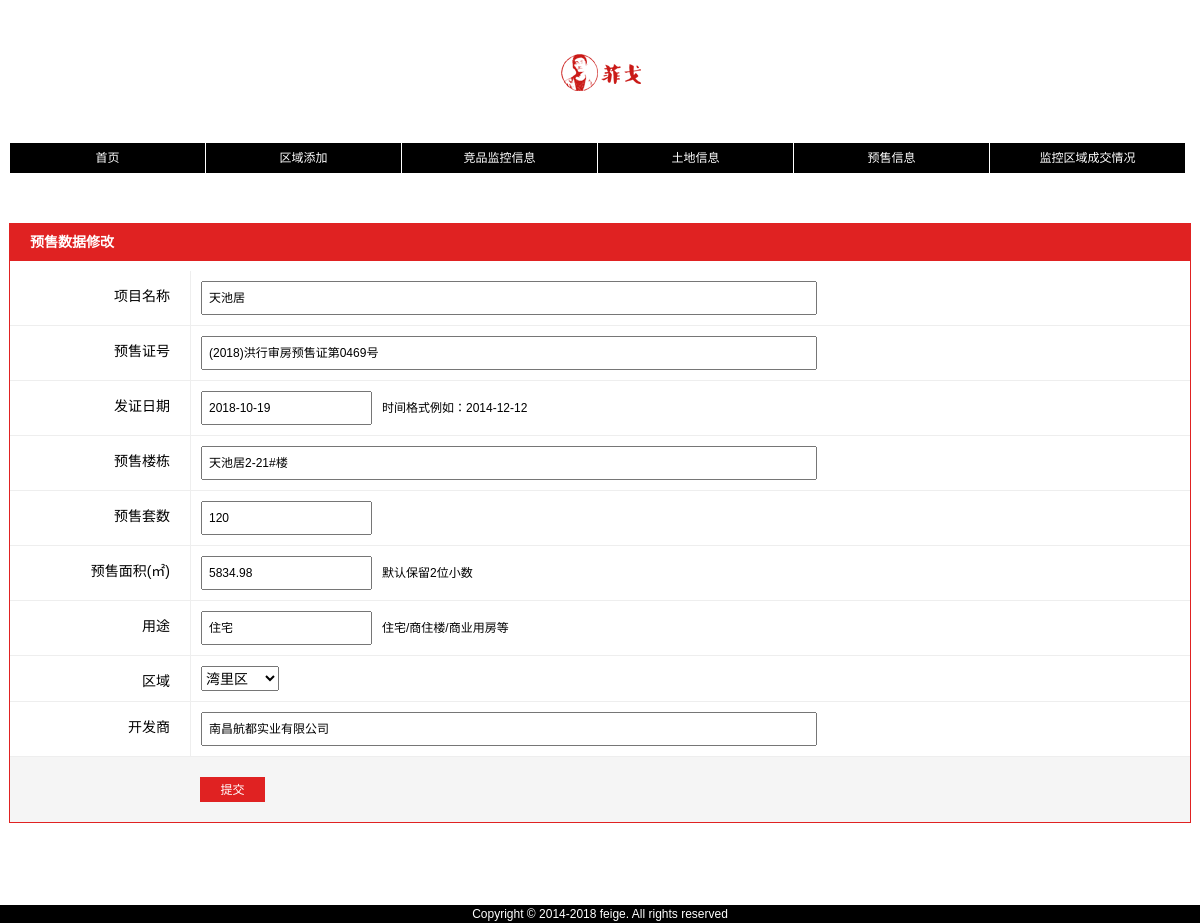
The page /yushou/yushou_edit.php?id=2 on the database its author committed.
### tables this page shows
CREATE TABLE IF NOT EXISTS `f_yushou` (
  `id` mediumint(8) unsigned NOT NULL AUTO_INCREMENT,
  `city_name` varchar(10) NOT NULL COMMENT '//区域',
  `pro_name` varchar(20) NOT NULL COMMENT '//项目名称',
  `yushou_id` varchar(24) NOT NULL COMMENT '//预售证号',
  `fa_time` date NOT NULL COMMENT '//发证日期',
  `yushou_lou` varchar(20) NOT NULL COMMENT '//预售楼栋',
  `yushou_tao` int(10) NOT NULL COMMENT '//预售套数',
  `yushou_mianji` decimal(10,2) NOT NULL COMMENT '//预售面积',
  `qiye_name` varchar(20) NOT NULL COMMENT '//开发企业名称',
  `yushou_yongtu` varchar(20) NOT NULL,
  PRIMARY KEY (`id`)
);

CREATE TABLE IF NOT EXISTS `f_city` (
  `city_id` mediumint(8) unsigned NOT NULL AUTO_INCREMENT,
  `city_name` varchar(20) NOT NULL,
  PRIMARY KEY (`city_id`)
);

### yushou/yushou_edit.php (the view, shortened to what this page needs)
<?php
include ('../header.php');
if ( (isset($_GET['id'])) && (is_numeric($_GET['id'])) ) {
	$id = $_GET['id'];
} elseif ( (isset($_POST['id'])) && (is_numeric($_POST['id'])) ) {
	$id = $_POST['id'];
} else {
	echo '404';
	include ('../footer.php');
	exit();
}
$q = "SELECT * FROM f_yushou WHERE id=$id LIMIT 1";
$r = mysqli_query ($conn, $q) or trigger_error("Query: $q\n<br />MySQL Error: " . mysqli_error($conn));
$row = mysqli_fetch_array ($r, MYSQLI_ASSOC);
?>
<div class="portlet wrap mT50">
	<div class="portlet-title">预售数据修改</div>
	<div class="portlet-body">
	<form action="yushou_edit.php" method="post">
		<div class="control-group">
			<label class="control-label">项目名称</label>
			<div class="controls">
				<input type="text" name="pro_name" class="add-in w600" value="<?php echo $row['pro_name']?>" />
			</div>
		</div>
		<div class="control-group">
			<label class="control-label">预售证号</label>
			<div class="controls">
				<input type="text" name="yushou_id" class="add-in w600" value="<?php echo $row['yushou_id']?>" />
			</div>
		</div>
		<div class="control-group">
			<label class="control-label">发证日期</label>
			<div class="controls">
				<input type="text" name="fa_time" class="add-in" onClick="WdatePicker()" value="<?php echo $row['fa_time']?>" />时间格式例如：2014-12-12
			</div>
		</div>
		<div class="control-group">
			<label class="control-label">预售楼栋</label>
			<div class="controls">
				<input type="text" name="yushou_lou" class="add-in w600" value="<?php echo $row['yushou_lou']?>" />
			</div>
		</div>
		<div class="control-group">
			<label class="control-label">预售套数</label>
			<div class="controls">
				<input type="text" name="yushou_tao" class="add-in" value="<?php echo $row['yushou_tao']?>" />
			</div>
		</div>
		<div class="control-group">
			<label class="control-label">预售面积(㎡)</label>
			<div class="controls">
				<input type="text" name="yushou_mianji" class="add-in" value="<?php echo $row['yushou_mianji']?>" />默认保留2位小数
			</div>
		</div>
		<div class="control-group">
			<label class="control-label">用途</label>
			<div class="controls">
				<input type="text" name="yushou_yongtu" class="add-in" value="<?php echo $row['yushou_yongtu']?>" />住宅/商住楼/商业用房等
			</div>
		</div>
        <div class="control-group">
			<label class="control-label">区域</label>
			<div class="controls">
				<select name="city_name" class="select-city">
                    <?php
					$q2 = "SELECT city_name FROM f_city ORDER BY city_id ASC";
					$r2 = mysqli_query ($conn, $q2) or trigger_error("Query: $q\n<br />MySQL Error: " . mysqli_error($conn));
					if (@mysqli_num_rows($r2) > 0) {
						while ($row2 = mysqli_fetch_array ($r2, MYSQLI_NUM)) {
							echo "<option value=\"$row2[0]\"";
							if (isset($row['city_name']) && ($row['city_name'] == $row2[0]) ) echo ' selected="selected"';
							echo ">$row2[0]</option>\n";
						}
					} else {
						echo '<option>暂无区域，请添加一个新地区</option>';
					}
					?>
				</select>
			</div>
		</div>
        <div class="control-group">
			<label class="control-label">开发商</label>
			<div class="controls">
				<input type="text" name="qiye_name" class="add-in w600" value="<?php echo $row['qiye_name']?>" />
			</div>
		</div>
        <div class="form-actions">
            <button class="btn" name="submit" type="submit">提交</button>
	   	</div>
	</form>
    </div>
</div>
<?php
include ('../footer.php');
?>

### css/css.css (style rules this page uses)
html { color:#000;background:#fff;overflow-y:scroll; }
body,ul,ol,h1,h2,h3,h4,h5,h6,p,dl,dd,form,input,button,textarea,fieldset,legend,select,th,td { margin:0;padding:0 }
body,button,input,select,textarea { font:12px/1.5 Tahoma,Arial,"\5b8b\4f53",sans-serif; }
.wrap { margin:0 auto; width:1180px; }
.w600 { width:600px; }
.mT50 { margin-top:50px; }
.portlet { border:1px solid #e02222; }
.portlet-title { font-size:14px;font-weight:bold;background-color:#e02222;color:#fff;padding:8px 20px; }
.portlet-body { padding:10px; }

### css/index.css (style rules this page uses)
.select-city { font-size:14px;height:25px;line-height:25px;vertical-align: middle; }
.btn { background-color:#e02222;color:white;cursor:pointer;border:0 none;height:25px;width:65px;vertical-align:middle; }
.control-group { border-bottom: 1px solid #eee;margin-left:-10px;margin-right:-10px; }
.control-label { float:left;display:block;margin-top:10px;margin-bottom:5px;padding-top:5px;text-align:right;width:160px;font-size:14px;line-height:20px; }
.add-in { padding:6px;margin-right:10px; }
.controls { border-left:1px solid #eee;padding:10px;margin-left:180px; }
.form-actions { background-color:#f5f5f5;margin-bottom:-10px;margin-left:-10px;margin-right:-10px;padding:20px 0 20px 190px; }

### rows shown on the page
f_yushou: pro_name "天池居", yushou_id "(2018)洪行审房预售证第0469号", fa_time "2018-10-19", yushou_lou "天池居2-21#楼", yushou_tao "120", yushou_mianji "5834.98", yushou_yongtu "住宅", city_name "湾里区", qiye_name "南昌航都实业有限公司"
